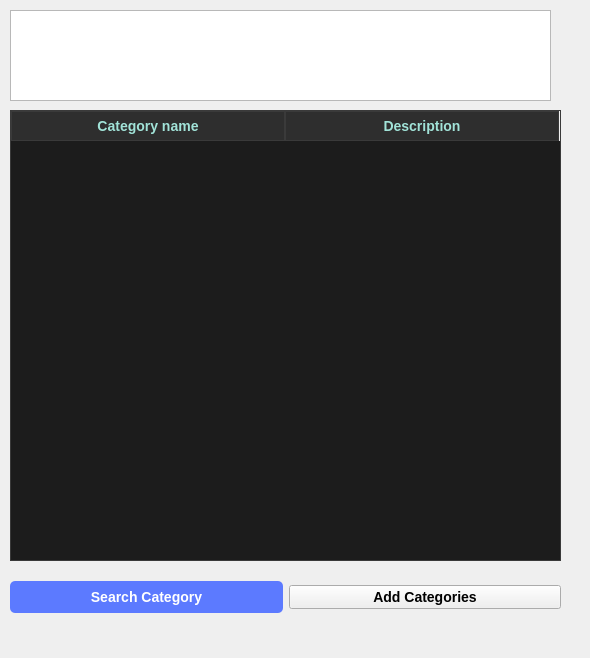
<?xml version="1.0" encoding="UTF-8"?>
<ui version="4.0">
 <class>categories</class>
 <widget class="QWidget" name="categories">
  <property name="geometry">
   <rect>
    <x>0</x>
    <y>0</y>
    <width>590</width>
    <height>658</height>
   </rect>
  </property>
  <property name="windowTitle">
   <string>Form</string>
  </property>
  <widget class="QTextBrowser" name="categoryTitle">
   <property name="geometry">
    <rect>
     <x>10</x>
     <y>10</y>
     <width>541</width>
     <height>91</height>
    </rect>
   </property>
   <property name="html">
    <string>&lt;!DOCTYPE HTML PUBLIC &quot;-//W3C//DTD HTML 4.0//EN&quot; &quot;http://www.w3.org/TR/REC-html40/strict.dtd&quot;&gt;
&lt;html&gt;&lt;head&gt;&lt;meta name=&quot;qrichtext&quot; content=&quot;1&quot; /&gt;&lt;style type=&quot;text/css&quot;&gt;
p, li { white-space: pre-wrap; }
&lt;/style&gt;&lt;/head&gt;&lt;body style=&quot; font-family:'MS Shell Dlg 2'; font-size:8.25pt; font-weight:400; font-style:normal;&quot;&gt;
&lt;p align=&quot;center&quot; style=&quot; margin-top:0px; margin-bottom:0px; margin-left:0px; margin-right:0px; -qt-block-indent:0; text-indent:0px;&quot;&gt;&lt;span style=&quot; font-size:36pt; font-weight:600; color:#ffffff;&quot;&gt;Categories&lt;/span&gt;&lt;/p&gt;&lt;/body&gt;&lt;/html&gt;</string>
   </property>
  </widget>
  <widget class="QWidget" name="buttonsCategory" native="true">
   <property name="geometry">
    <rect>
     <x>10</x>
     <y>570</y>
     <width>551</width>
     <height>55</height>
    </rect>
   </property>
   <layout class="QHBoxLayout" name="horizontalLayout_2">
    <item>
     <widget class="QPushButton" name="searchCategory">
      <property name="cursor">
       <cursorShape>PointingHandCursor</cursorShape>
      </property>
      <property name="styleSheet">
       <string notr="true">QPushButton {
    font-weight: bold;
    font-size: 14px;
    background-color: rgb(92, 122, 255);
    color: #FFFFFF;
    border-radius: 5px;
    padding: 8px 16px;
}


QPushButton:focus {
    background-color: rgb(72, 102, 230);
    filter: brightness(0.8); 
}

QPushButton:pressed {
    background-color: rgb(72, 102, 230); 
}

QPushButton:checked {
    background-color: rgb(72, 102, 230);
    color: #E0E0E0;
    border: 2px solid rgb(52, 82, 200); 
}


QPushButton:hover {
    background-color: rgb(102, 132, 255);
}

</string>
      </property>
      <property name="text">
       <string>Search Category</string>
      </property>
     </widget>
    </item>
    <item>
     <widget class="QPushButton" name="addCategory">
      <property name="cursor">
       <cursorShape>PointingHandCursor</cursorShape>
      </property>
      <property name="styleSheet">
       <string notr="true">font-weight:bold;
font-size: 14px</string>
      </property>
      <property name="text">
       <string>Add Categories</string>
      </property>
     </widget>
    </item>
   </layout>
  </widget>
  <widget class="QTableWidget" name="categoryTable">
   <property name="geometry">
    <rect>
     <x>10</x>
     <y>110</y>
     <width>551</width>
     <height>451</height>
    </rect>
   </property>
   <property name="sizePolicy">
    <sizepolicy hsizetype="Expanding" vsizetype="Expanding">
     <horstretch>0</horstretch>
     <verstretch>0</verstretch>
    </sizepolicy>
   </property>
   <property name="cursor" stdset="0">
    <cursorShape>PointingHandCursor</cursorShape>
   </property>
   <property name="tabletTracking">
    <bool>false</bool>
   </property>
   <property name="layoutDirection">
    <enum>Qt::LeftToRight</enum>
   </property>
   <property name="styleSheet">
    <string notr="true">/* QTableWidget Styling */
QTableWidget {
    background-color: #1C1C1C;
    color: #E0E0E0;
    gridline-color: #3A3A3A;
    selection-background-color: #3B945E; /* Color de selección de fila */
    selection-color: #FFFFFF;
    font-size: 14px;
    border: 1px solid #3A3A3A;
}

QTableWidget::item {
    padding: 8px;
}

QHeaderView::section {
    background-color: #2E2E2E;
    color: #A1E3D8;
    font-weight: bold;
    font-size: 14px;
    border: 1px solid #3A3A3A;
    padding: 4px;
}

QTableCornerButton::section {
    background-color: #2E2E2E;
    border: 1px solid #3A3A3A;
}

/* QDialog (Product Details Window) Styling */
QDialog {
    background-color: #252525;
    color: #D1D5DB;
}

QLabel {
    color: #A1E3D8;
    font-size: 14px;
}

QPushButton {
    background-color: #3B945E;
    color: #FFFFFF;
    border: none;
    padding: 6px 12px;
    font-size: 14px;
    border-radius: 5px;
}

QPushButton:hover {
    background-color: #4CC9B0;
}

QPushButton:pressed {
    background-color: #3A7D58;
}
</string>
   </property>
   <attribute name="horizontalHeaderDefaultSectionSize">
    <number>274</number>
   </attribute>
   <attribute name="horizontalHeaderMinimumSectionSize">
    <number>39</number>
   </attribute>
   <attribute name="horizontalHeaderShowSortIndicator" stdset="0">
    <bool>false</bool>
   </attribute>
   <attribute name="verticalHeaderDefaultSectionSize">
    <number>30</number>
   </attribute>
   <attribute name="verticalHeaderMinimumSectionSize">
    <number>25</number>
   </attribute>
   <attribute name="verticalHeaderShowSortIndicator" stdset="0">
    <bool>false</bool>
   </attribute>
   <column>
    <property name="text">
     <string>Category name</string>
    </property>
   </column>
   <column>
    <property name="text">
     <string>Description</string>
    </property>
   </column>
  </widget>
 </widget>
 <resources/>
 <connections/>
</ui>
